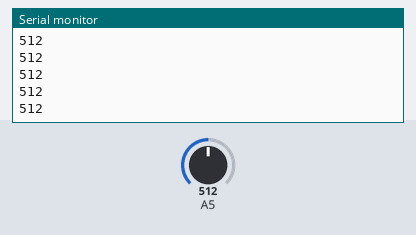
Bench run of a sketch on a simulated Arduino Uno, built with avr-gcc and run on an emulated ATmega328P. On the bench: the last lines printed to the serial monitor. Inputs (shaded band) come from the test bench; at power-on: A5 = 512.

Above: at 1.2 s.
1.3 s: A5 set to 716
At 1.31 s:
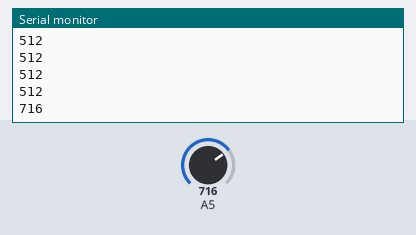
2.8 s: A5 set to 900
At 2.81 s:
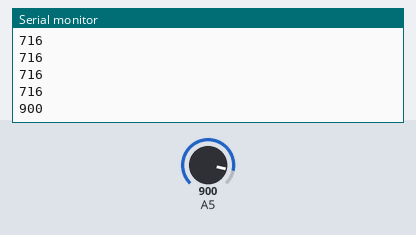
Timing chart, 0 to 5.8 s (numbered marks = the images above; inputs shaded):
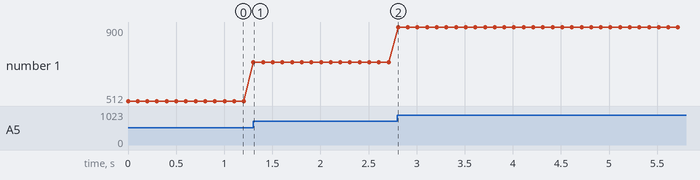

Measured:
- after the input at 1.3 s, the serial monitor: prints a new line at once (image 1)
- after the input at 2.8 s, the serial monitor: prints a new line at once (image 2)
- plotted number 1: 512 → 716 after the input at 1.3 s, 716 → 900 after the input at 2.8 s

The sketch:

rain.ino
```cpp
void setup() {
Serial.begin(9600);
}
void loop() {
int v = analogRead(A5);
Serial.println(v);
delay(100);
}
```
